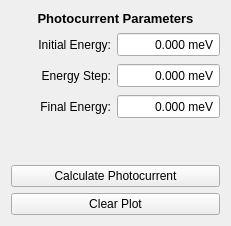
      <widget class="QWidget" name="photocurrent_tab">
       <attribute name="title">
        <string>Photocurrent</string>
       </attribute>
       <layout class="QHBoxLayout" name="horizontalLayout_8">
        <item>
         <layout class="QGridLayout" name="gridLayout_10">
          <item row="5" column="0" colspan="2">
           <widget class="QPushButton" name="pc_run_btn">
            <property name="text">
             <string>Calculate Photocurrent</string>
            </property>
           </widget>
          </item>
          <item row="4" column="0" colspan="2">
           <spacer name="verticalSpacer_9">
            <property name="orientation">
             <enum>Qt::Vertical</enum>
            </property>
            <property name="sizeHint" stdset="0">
             <size>
              <width>20</width>
              <height>40</height>
             </size>
            </property>
           </spacer>
          </item>
          <item row="1" column="1">
           <widget class="QDoubleSpinBox" name="pc_E0_spb">
            <property name="minimumSize">
             <size>
              <width>100</width>
              <height>25</height>
             </size>
            </property>
            <property name="maximumSize">
             <size>
              <width>200</width>
              <height>25</height>
             </size>
            </property>
            <property name="alignment">
             <set>Qt::AlignRight|Qt::AlignTrailing|Qt::AlignVCenter</set>
            </property>
            <property name="buttonSymbols">
             <enum>QAbstractSpinBox::NoButtons</enum>
            </property>
            <property name="suffix">
             <string> meV</string>
            </property>
            <property name="decimals">
             <number>3</number>
            </property>
            <property name="maximum">
             <double>100000.000000000000000</double>
            </property>
            <property name="singleStep">
             <double>0.010000000000000</double>
            </property>
           </widget>
          </item>
          <item row="3" column="1">
           <widget class="QDoubleSpinBox" name="pc_Ef_spb">
            <property name="minimumSize">
             <size>
              <width>100</width>
              <height>25</height>
             </size>
            </property>
            <property name="maximumSize">
             <size>
              <width>200</width>
              <height>25</height>
             </size>
            </property>
            <property name="alignment">
             <set>Qt::AlignRight|Qt::AlignTrailing|Qt::AlignVCenter</set>
            </property>
            <property name="buttonSymbols">
             <enum>QAbstractSpinBox::NoButtons</enum>
            </property>
            <property name="suffix">
             <string> meV</string>
            </property>
            <property name="decimals">
             <number>3</number>
            </property>
            <property name="maximum">
             <double>100000.000000000000000</double>
            </property>
            <property name="singleStep">
             <double>0.010000000000000</double>
            </property>
           </widget>
          </item>
          <item row="1" column="0">
           <widget class="QLabel" name="lbl_pc_E0">
            <property name="minimumSize">
             <size>
              <width>100</width>
              <height>25</height>
             </size>
            </property>
            <property name="maximumSize">
             <size>
              <width>200</width>
              <height>25</height>
             </size>
            </property>
            <property name="text">
             <string>Initial Energy:</string>
            </property>
            <property name="alignment">
             <set>Qt::AlignRight|Qt::AlignTrailing|Qt::AlignVCenter</set>
            </property>
           </widget>
          </item>
          <item row="3" column="0">
           <widget class="QLabel" name="lbl_pc_Ef">
            <property name="minimumSize">
             <size>
              <width>100</width>
              <height>25</height>
             </size>
            </property>
            <property name="maximumSize">
             <size>
              <width>200</width>
              <height>25</height>
             </size>
            </property>
            <property name="text">
             <string>Final Energy:</string>
            </property>
            <property name="alignment">
             <set>Qt::AlignRight|Qt::AlignTrailing|Qt::AlignVCenter</set>
            </property>
           </widget>
          </item>
          <item row="2" column="0">
           <widget class="QLabel" name="lbl_pc_dE">
            <property name="minimumSize">
             <size>
              <width>100</width>
              <height>25</height>
             </size>
            </property>
            <property name="maximumSize">
             <size>
              <width>200</width>
              <height>25</height>
             </size>
            </property>
            <property name="text">
             <string>Energy Step:</string>
            </property>
            <property name="alignment">
             <set>Qt::AlignRight|Qt::AlignTrailing|Qt::AlignVCenter</set>
            </property>
           </widget>
          </item>
          <item row="0" column="0" colspan="2">
           <widget class="QLabel" name="label_48">
            <property name="font">
             <font>
              <pointsize>10</pointsize>
              <weight>75</weight>
              <bold>true</bold>
             </font>
            </property>
            <property name="text">
             <string>Photocurrent Parameters</string>
            </property>
            <property name="alignment">
             <set>Qt::AlignCenter</set>
            </property>
           </widget>
          </item>
          <item row="2" column="1">
           <widget class="QDoubleSpinBox" name="pc_dE_spb">
            <property name="minimumSize">
             <size>
              <width>100</width>
              <height>25</height>
             </size>
            </property>
            <property name="maximumSize">
             <size>
              <width>200</width>
              <height>25</height>
             </size>
            </property>
            <property name="alignment">
             <set>Qt::AlignRight|Qt::AlignTrailing|Qt::AlignVCenter</set>
            </property>
            <property name="buttonSymbols">
             <enum>QAbstractSpinBox::NoButtons</enum>
            </property>
            <property name="suffix">
             <string> meV</string>
            </property>
            <property name="decimals">
             <number>3</number>
            </property>
            <property name="maximum">
             <double>100000.000000000000000</double>
            </property>
            <property name="singleStep">
             <double>0.010000000000000</double>
            </property>
           </widget>
          </item>
          <item row="6" column="0" colspan="2">
           <widget class="QPushButton" name="pc_clear_plot_btn">
            <property name="text">
             <string>Clear Plot</string>
            </property>
           </widget>
          </item>
         </layout>
        </item>
        <item>
         <layout class="QVBoxLayout" name="pc_plot_layout"/>
        </item>
       </layout>
      </widget>
